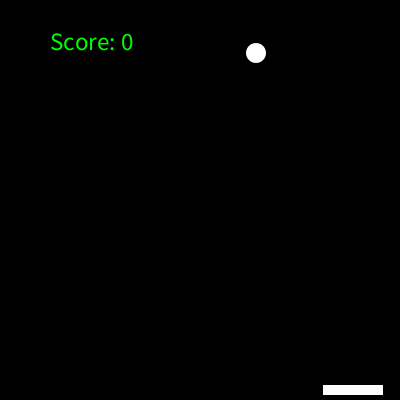
Frame 1 (no input)
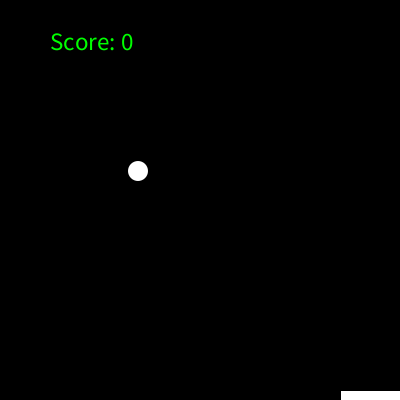
Frame 60 (the mouse pressed at the canvas centre just before this capture)
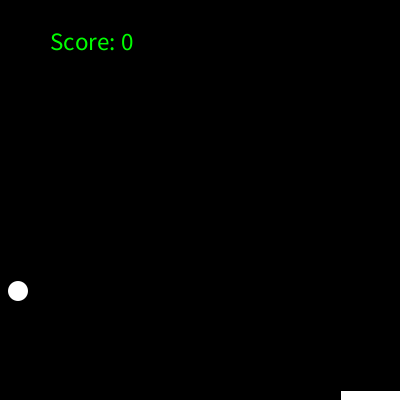
Frame 120 (the mouse held since frame 60 and released just before this capture)

The Processing sketch that drew these frames (run headless with seeded random() and noise(); from frame 60 on, the mouse is pressed at the canvas centre):

// Processing sketch: processing_83158
// ── processing_83158.pde

//Sydney C. CP 1 Mods: 4/5 Pong
/* @pjs globalKeyEvents="true";*/
ball Owen;
paddle John;
boolean stopp = false;
void setup()
{
  Owen = new ball();
  John = new paddle();
  size(400, 400);
}

void draw()
{
  if (stopp == false)
  {
    background(0);
    Owen.move();
    John.show();
    Owen.bounce();
    Owen.show();
    John.move();
    John.keyPressed();
    Owen.score();
  }
  else if (stopp == true)
  {
    background (255, 0, 0);
    textSize(50);
    fill(255);
    textAlign(CENTER);
    text("Game Over", 200, 200);
  }
}

class ball
{
  int x, y, s, r, g, b;
  boolean up, right;
  ball()
  {
    x=int(random(400));
    y=int(random(200));
    s=0;
    r = 255;
    g = 255;
    b = 255;
    up=false;
    right=false;
  }
  void move()
  {
    if (right == true)
    {
      x+=2;
    }
    else
    {
      x-=2;
    }
    if (up == true)
    {
      y-=2;
    }
    else
    {
      y+=2;
    }
  }
  void bounce()
  {
    if (x<10)
    {
      right = true;
    }
    if (x>390)
    {
      right = false;
    }
    if (y<10)
    {
      up = false;
    }
    if (get(x, y+10) == color(255))
    {
      up = true;
      s++;
      r=(int(random(255)));
      g=(int(random(255)));
      b=(int(random(255)));
    }
    if (y>=390)
    {
      stopp = true;
    }
  }
  void show()
  {
    noStroke();
    fill(r,g,b);
    ellipse(x, y, 20, 20);
  }
  void score()
  {
    fill(0,255,0);
    textSize(25);
    text("Score: "+s,50,50);
  }
}

class paddle
{
  int x,y;
  boolean right,up;
  paddle()
  {
    x=int(random(340));
    y = 385;
    right = true;
    up = false;
  }
  void show()
  {
    noStroke();
    fill(255);
    rect(x, y, 60, 10);
  }
  void move()
  {
    if (right == true && x<340)   
    {
      x+=2;
    }
    else if (right == false && x>0)
    {
      x-=2;
    }
    if (up == true && y>200)
    {
      y-=2;
    }
    else if (up == false && y<390)
    {
      y+=2;
    }
  }
  void keyPressed()
  {
    if (keyCode == RIGHT)
    {
      right = true;
    }
    else if (keyCode == LEFT)
    {
      right = false;
    }
    if (keyCode == UP)
    {
      up = true;
    }
    if (keyCode == DOWN)
    {
      up = false;
    }
  }
}
